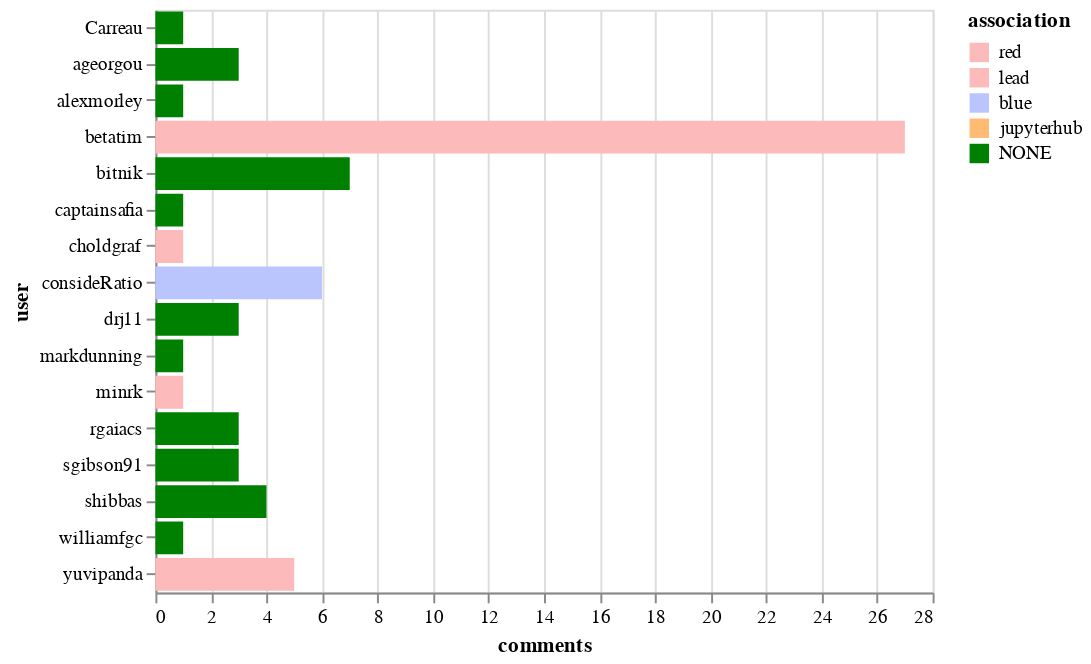

Here is the notebook cell this chart was saved with:
### Markdown cell above
## Top commenters

### Code cell
alt.Chart(top_commenters).mark_bar().encode(
    x='comments',
    y='user',
    color=alt.Color('association', sort=["CONTRIBUTOR", "MEMBER", "NONE"], scale=color_scale)
)

### Figure 1 — Vega-Lite specification as saved in the notebook (floating-point values rounded to 4 significant figures)
{"$schema": "https://vega.github.io/schema/vega-lite/v2.6.0.json", "config": {"view": {"height": 300, "width": 400}}, "data": {"name": "data-7ddc86844f2c1c624fe73102900623db"}, "datasets": {"data-7ddc86844f2c1c624fe73102900623db": [{"association": "red", "comments": 27, "user": "betatim"}, {"association": "NONE", "comments": 7, "user": "bitnik"}, {"association": "blue", "comments": 6, "user": "consideRatio"}, {"association": "red", "comments": 5, "user": "yuvipanda"}, {"association": "NONE", "comments": 4, "user": "shibbas"}, {"association": "NONE", "comments": 3, "user": "sgibson91"}, {"association": "NONE", "comments": 3, "user": "rgaiacs"}, {"association": "NONE", "comments": 3, "user": "drj11"}, {"association": "NONE", "comments": 3, "user": "ageorgou"}, {"association": "NONE", "comments": 1, "user": "williamfgc"}, {"association": "lead", "comments": 1, "user": "minrk"}, {"association": "NONE", "comments": 1, "user": "markdunning"}, {"association": "red", "comments": 1, "user": "choldgraf"}, {"association": "NONE", "comments": 1, "user": "captainsafia"}, {"association": "NONE", "comments": 1, "user": "alexmorley"}, {"association": "NONE", "comments": 1, "user": "Carreau"}]}, "encoding": {"color": {"field": "association", "scale": {"domain": ["red", "lead", "blue", "jupyterhub", "NONE"], "range": ["#fdbaba", "#fdbaba", "#bac5fd", "#ffbb74", "green"]}, "sort": ["CONTRIBUTOR", "MEMBER", "NONE"], "type": "nominal"}, "x": {"field": "comments", "type": "quantitative"}, "y": {"field": "user", "type": "nominal"}}, "mark": "bar"}
